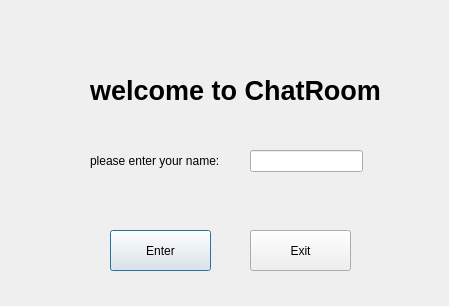
<?xml version="1.0" encoding="UTF-8"?>
<ui version="4.0">
 <class>Dialog</class>
 <widget class="QDialog" name="Dialog">
  <property name="geometry">
   <rect>
    <x>0</x>
    <y>0</y>
    <width>449</width>
    <height>306</height>
   </rect>
  </property>
  <property name="windowTitle">
   <string>Dialog</string>
  </property>
  <widget class="QLabel" name="label">
   <property name="geometry">
    <rect>
     <x>-40</x>
     <y>70</y>
     <width>551</width>
     <height>41</height>
    </rect>
   </property>
   <property name="styleSheet">
    <string notr="true"/>
   </property>
   <property name="text">
    <string>&lt;html&gt;&lt;head/&gt;&lt;body&gt;&lt;p align=&quot;center&quot;&gt;&lt;span style=&quot; font-size:20pt; font-weight:600;&quot;&gt;welcome to ChatRoom&lt;/span&gt;&lt;/p&gt;&lt;/body&gt;&lt;/html&gt;</string>
   </property>
  </widget>
  <widget class="QLineEdit" name="lineEdit">
   <property name="geometry">
    <rect>
     <x>250</x>
     <y>150</y>
     <width>113</width>
     <height>22</height>
    </rect>
   </property>
   <property name="clearButtonEnabled">
    <bool>true</bool>
   </property>
  </widget>
  <widget class="QLabel" name="label_2">
   <property name="geometry">
    <rect>
     <x>90</x>
     <y>140</y>
     <width>181</width>
     <height>41</height>
    </rect>
   </property>
   <property name="text">
    <string>please enter your name: </string>
   </property>
  </widget>
  <widget class="QPushButton" name="pushButton">
   <property name="geometry">
    <rect>
     <x>110</x>
     <y>230</y>
     <width>101</width>
     <height>41</height>
    </rect>
   </property>
   <property name="cursor">
    <cursorShape>ArrowCursor</cursorShape>
   </property>
   <property name="text">
    <string>Enter</string>
   </property>
  </widget>
  <widget class="QPushButton" name="pushButton_2">
   <property name="geometry">
    <rect>
     <x>250</x>
     <y>230</y>
     <width>101</width>
     <height>41</height>
    </rect>
   </property>
   <property name="text">
    <string>Exit</string>
   </property>
  </widget>
 </widget>
 <resources/>
 <connections/>
</ui>
